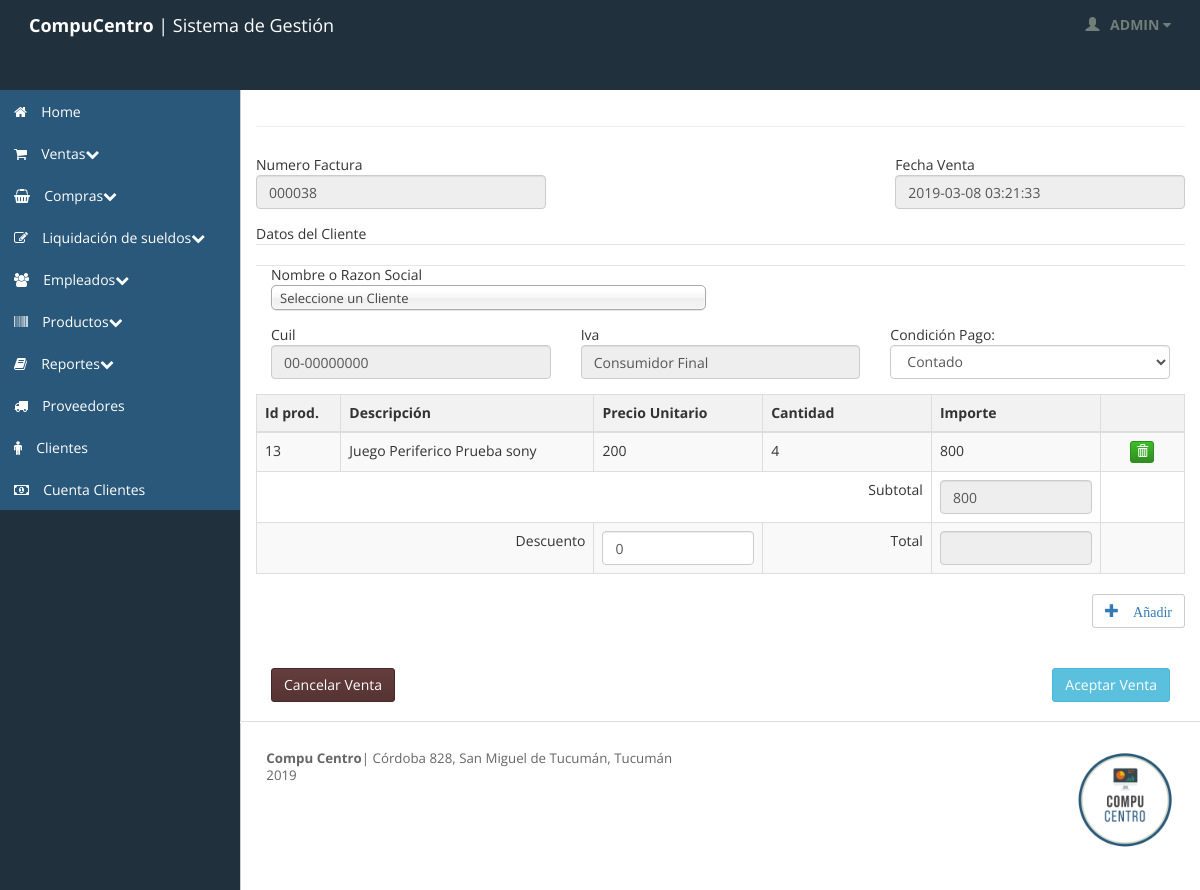
The page /venta_nueva.php (signed in) on the database its author committed.
### tables this page shows
CREATE TABLE `venta` (
  `idventa` int(11) NOT NULL,
  `fechaventa` date DEFAULT NULL,
  `numerofactura` int(12) NOT NULL,
  `subtotal` float DEFAULT NULL,
  `ivaventa` float DEFAULT NULL,
  `totalventa` float DEFAULT NULL,
  `cliente_idcliente` int(11) DEFAULT NULL,
  `descuentoventa` int(11) DEFAULT NULL,
  `empleado_idempleado` int(11) NOT NULL,
  `cuenta_idcuenta` int(11) DEFAULT NULL,
  `estado` int(11) DEFAULT NULL
);

CREATE TABLE `lineaventa` (
  `idlineaventa` int(11) NOT NULL,
  `cantidad` float NOT NULL,
  `venta_idventa` int(11) NOT NULL,
  `subtotallineaventa` float NOT NULL,
  `producto_idproducto` int(11) NOT NULL
);

CREATE TABLE `producto` (
  `idproducto` int(11) NOT NULL,
  `nombreproducto` varchar(45) NOT NULL,
  `marca` varchar(45) NOT NULL,
  `talle` varchar(45) NOT NULL,
  `stockproducto` float DEFAULT NULL,
  `porcentajeganancia` float NOT NULL,
  `precioventa` float DEFAULT NULL,
  `preciocompra` float NOT NULL,
  `stockcritico` int(11) NOT NULL,
  `categoriaproducto_idcategoriaproducto` int(11) NOT NULL,
  `estado` int(10) DEFAULT NULL
);

### inc_ventas/inc_venta_consulta_linea.php (called while the page is built, shortened)
<?php
$consulta="SELECT * FROM lineaventa
INNER JOIN producto ON producto_idproducto=idproducto
WHERE venta_idventa=1";
$q_consulta=mysql_query($consulta);
?>

### includes/chosen/index_select_cliente.php (the view, shortened to what this page needs)
<select data-placeholder="Clientes" class="form-control chosen-select" tabindex="4" name="idcliente" id="inputidcliente">
    <option value="">Seleccione un Cliente</option>
</select>

### inc_ventas/inc_venta_nueva.php (shortened to what this page needs)
<?php mysql_select_db($database_conexion_compucentro,$conexion_compucentro);
  $venta=mysql_query("SELECT * FROM venta ORDER BY idventa DESC LIMIT 0,1");
  $row_venta=mysql_fetch_array($venta);
  $ult_venta=$row_venta['idventa']+1;
?>
<form action="alta_venta.php" method="POST" role="form" onsubmit="return validar();">
  <div class="row control-group">
    <div class="form-group controls col-xs-12 col-sm-6 col-md-6 col-lg-4">
          Numero Factura
          <input type="text" name="numerofactura" id="numerofactura" class="form-control" value="0000<?php echo $ult_venta?>" required="required" readonly>
      </div>
      <div class="form-group controls col-xs-12 col-sm-6 col-md-6 col-lg-4">
      </div>
    <div class="form-group controls col-xs-12 col-sm-6 col-md-6 col-lg-4">
          Fecha Venta
        <input type="text" name="fechaventa" id="inputFechaventa" class="form-control" value="<?php echo date("Y-m-d h:i:s");?>" required="required" readonly>
    </div>
  </div>
Datos del Cliente
 <legend></legend>
  <div class="col-xs-12 col-sm-12 col-md-12 col-lg-12">
    <div class="row control-group">
      <div class="form-group controls col-xs-12 col-sm-6 col-md-6 col-lg-6">
          Nombre o Razon Social
          <?php include "includes/chosen/index_select_cliente.php" ?>
      </div>
    </div>
    <div class="row control-group">
      <div class="form-group controls col-xs-12 col-sm-6 col-md-6 col-lg-4">
          Cuil
          <input type="text" name="cuilcliente" id="inputcuilcliente" class="form-control" value="00-00000000" required="required" readonly>
      </div>
      <div class="form-group controls col-xs-12 col-sm-6 col-md-6 col-lg-4">
          Iva
          <input type="text" name="itipo" id="inputtipo" class="form-control" value="Consumidor Final" required="required" readonly>
      </div>
      <div class="form-group controls col-xs-12 col-sm-6 col-md-6 col-lg-4">
        Condici&oacute;n Pago:
        <select name="condicionpago" id="inputCondicionpago" class="form-control" required="required">
          <option value="1" selected>Contado</option>
        </select>
      </div>
    </div>
  </div>
<legend></legend>
<table id="tabla" class="table table-bordered table-striped">
  <thead>
    <tr>
        <th class="col-xs-1 col-sm-1 col-md-1 col-lg-1">Id prod.</th>
        <th class="col-xs-3 col-sm-3 col-md-3 col-lg-3">Descripci&oacute;n</th>
        <th class="col-xs-2 col-sm-2 col-md-2 col-lg-2">Precio Unitario</th>
        <th class="col-xs-2 col-sm-2 col-md-2 col-lg-2">Cantidad</th>
        <th class="col-xs-2 col-sm-2 col-md-2 col-lg-2">Importe</th>
        <th class="col-xs-1 col-sm-1 col-md-1 col-lg-1"></th>
    </tr>
    </thead>
  <tbody>
    <?php include "inc_ventas/inc_venta_consulta_linea.php" ?>
    <?php include "inc_ventas/inc_venta_grid.php" ?>
    <tr>
      <td colspan="4" align="right">Subtotal</td>
      <td align="right">
        <input type="number" name="subtotal" id="inputsubtotal" class="form-control" value="<?php echo $importe ?>" min="0" step="any" readonly required="required">
      </td>
      <td></td>
    </tr>
    <tr>
      <td colspan="2" align="right">Descuento</td>
      <td align="right"><input type="number" name="descuento" id="inputdescuento" class="form-control" value="0" min="0" max="30" step="any"></td>
      <td align="right">Total</td>
      <td>
        <input type="number"  id="inputtotalcondesc" class="form-control" value="" min="0" step="any" readonly required="required">
      </td>
      <td></td>
    </tr>
  </tbody>
</table>
    <div align="right">
    <a href="agregar_producto.php"><button type="button" class= "btn btn-default btn-md"> <span class="glyphicon glyphicon-plus"> A&ntilde;adir</span></a>
    </div>
  <div class="col-xs-12 col-sm-12 col-md-12 col-lg-12">
  <br>
  <br>
  <button type="submit" class="btn boton-send btn-info pull-right btn-md">Aceptar Venta</button>
  <button type="button" id="cancelar" class="btn btn-danger btn-primary pull-left btn-md">Cancelar Venta</button>
    </div>
</form>

### inc_ventas/inc_venta_grid.php
<?php
  $num_total_registros = mysql_num_rows($q_consulta);
  $importe=0;
  if ($num_total_registros>0) {?>
    <?php
      while ($row_consulta=mysql_fetch_array($q_consulta)) { ?>
      <tr>
        <td><?php echo $row_consulta['idproducto'] ?></td>
        <td><?php echo $row_consulta['nombreproducto'] ?><?php echo $row_consulta['marca'] ?><?php echo " "?></td>
        <td><?php echo $row_consulta['precioventa'] ?></td>
        <td><?php echo $row_consulta['cantidad'] ?></td>
        <td><?php echo $row_consulta['subtotallineaventa'] ?></td>
        <td align="center"><a href="venta_borrar_linea.php?idlineaventa=<?php echo $row_consulta['idlineaventa'] ?>"><button type="button" class= "btn btn-primary btn-xs"><span class="glyphicon glyphicon-trash"></span></button></a></td>
      </tr>
      <?php $importe=$importe + $row_consulta['subtotallineaventa'];?>
   <?php  }
   }
   else { ?>
   <td colspan="6">No hay productos cargados</td>
   <?php }?>

### stylesheets/theme.css (style rules this page uses)
body { background: #20303c; background-position: initial initial; background-repeat: initial initial; margin: 0px; padding: 0px; }
body, h1, h2, h3, h4, h5, h6, p, a, .h1, .h2, .h3, .h4, .h5, .h6 { font-family: 'Open Sans', helvetica, arial, sans-serif; }
tr:nth-child(2n+1) { background-color: #F2F2F3; }
.btn { -webkit-border-radius: 3px; -moz-border-radius: 3px; border-radius: 3px; }
.btn-primary { background-color: #318D22; background-image: -webkit-gradient(linear, 0 0, 0 100%, from(#3CBF27), to(#318D22)); border: 1px solid #318D22; font-weight: normal; }
.btn-danger { background-color: #553333; background-image: -webkit-gradient(linear, 0 0, 0 100%, from(#653d3d), to(#553333)); border: 1px solid #452929; font-weight: normal; }

### rows shown on the page
venta: numerofactura "000038"
lineaventa: producto.idproducto "13", producto.nombreproducto "Juego Periferico Prueba", producto.marca "sony", producto.precioventa "200", cantidad "4", subtotallineaventa "800"

### other values the page prints
$_SESSION["usuarioactual"] "ADMIN"
